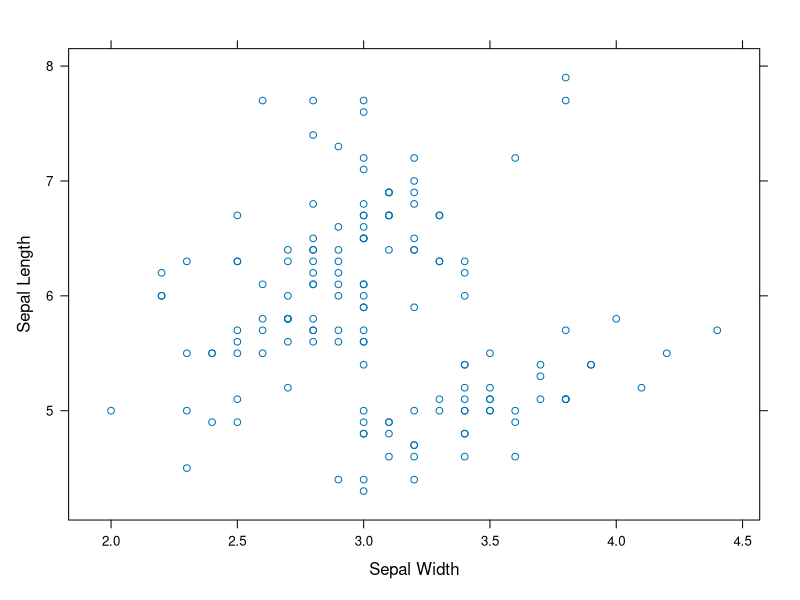
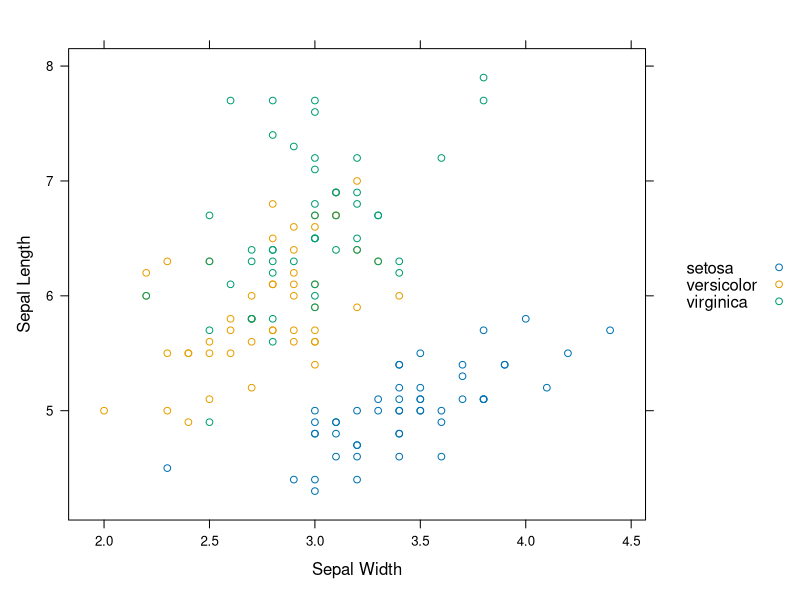
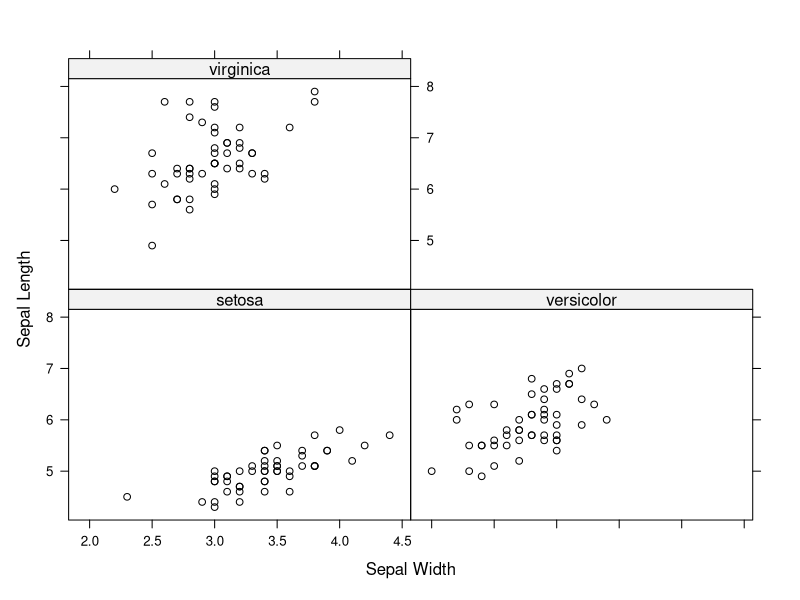
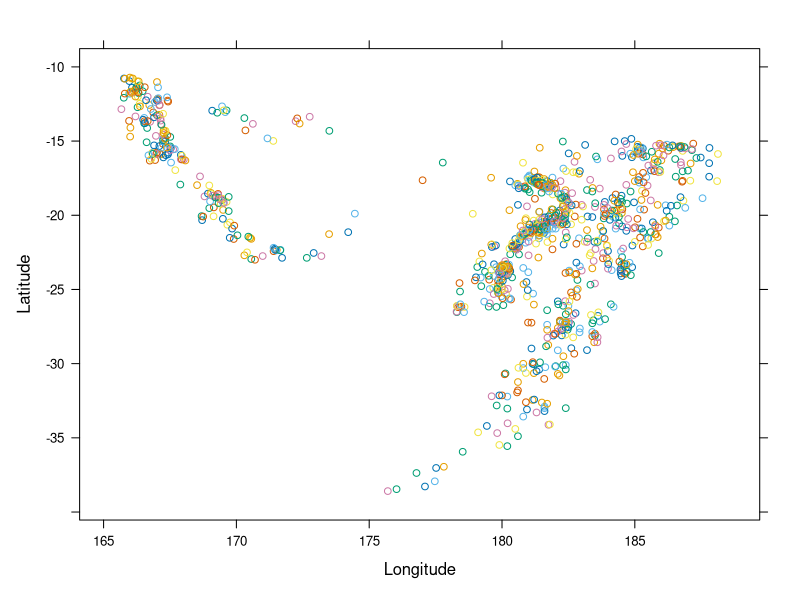
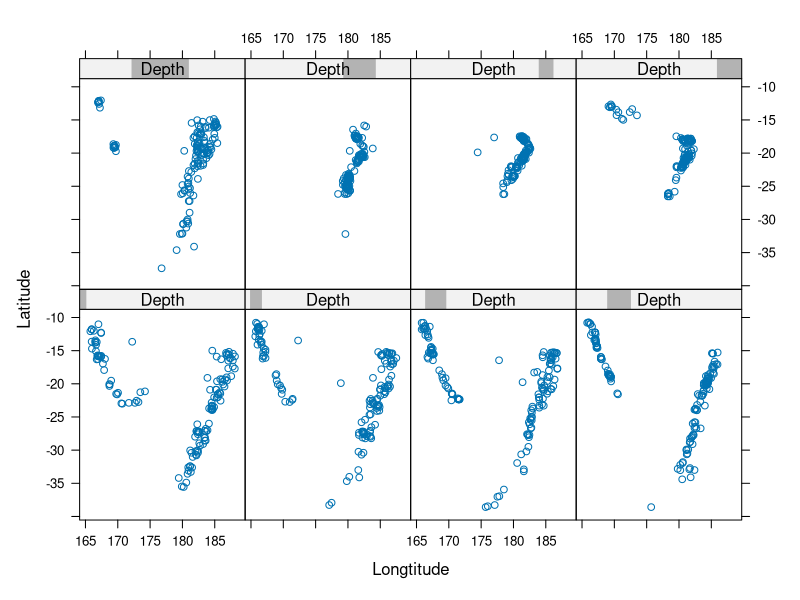
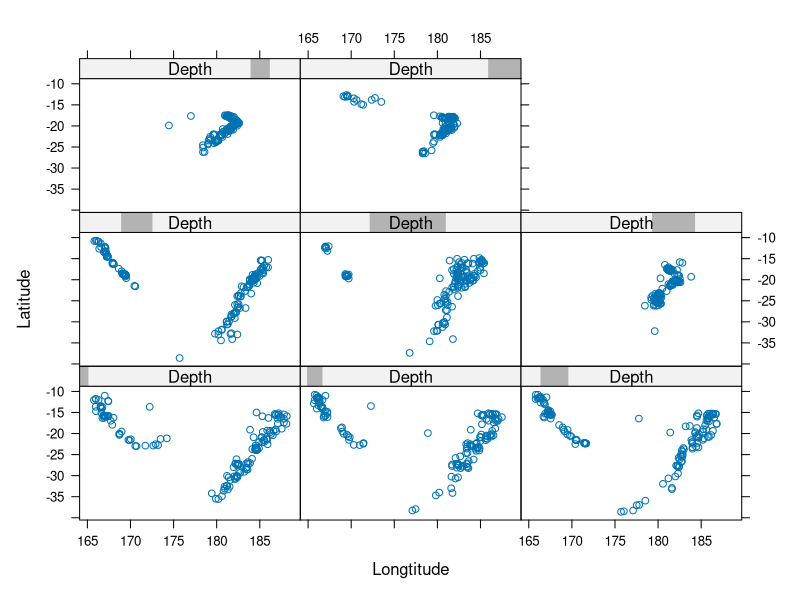
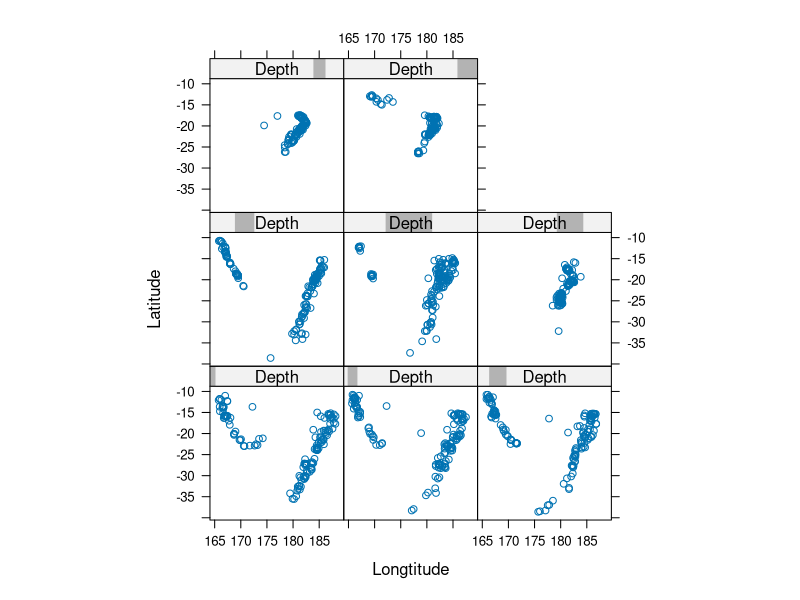
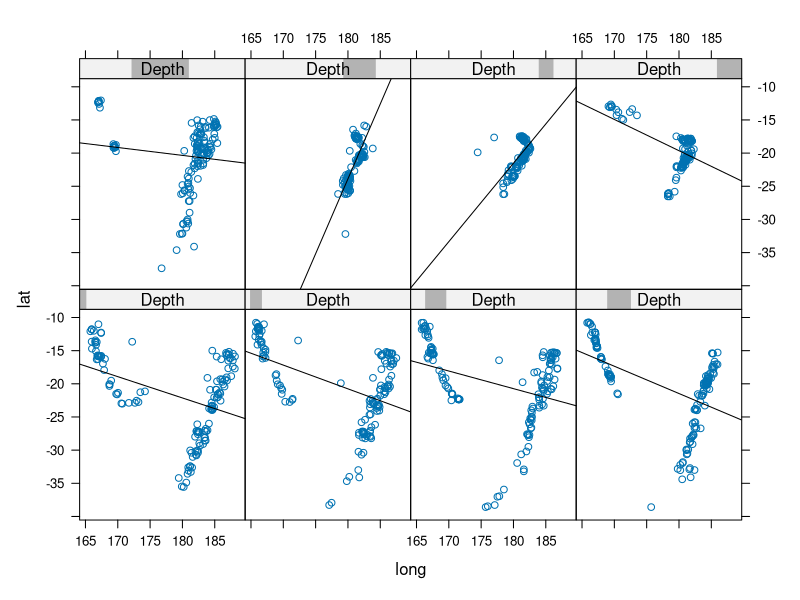

The R script that drew these images, in order:
## ---- chunk 1
knitr::opts_chunk$set(echo = TRUE)
## ---- chunk 2
library(lattice)
library(car)
## ---- chunk 3
data(iris)
## ---- chunk 4
xyplot(Sepal.Length ~ Sepal.Width, data = iris,
       xlab = "Sepal Width",
       ylab = "Sepal Length")
## ---- chunk 5
xyplot(Sepal.Length ~ Sepal.Width, data=iris, 
       groups=iris$Species, # use groups argument
       auto.key=list(text=c("setosa", "versicolor", "virginica")),
       xlab = "Sepal Width",
       ylab = "Sepal Length")
## ---- chunk 6
xyplot(Sepal.Length ~ Sepal.Width | Species, data=iris, # add conditioning statement
       pch=1, col="black",
       xlab = "Sepal Width",
       ylab = "Sepal Length")
## ---- chunk 7
data(quakes)
## ---- chunk 8
# Create shingles
Depth = equal.count(quakes$depth, number = 8, overlap = .1)

# Plot graph using supposition
xyplot(lat ~ long, data = quakes,
       groups = Depth,
       xlab = "Longitude",
       ylab = "Latitude")
## ---- chunk 9
# Plot graph using juxtaposition
xyplot(lat ~ long | Depth, data = quakes,
       xlab = "Longtitude",
       ylab = "Latitude")
## ---- chunk 10
# Use layout argument
xyplot(lat ~ long | Depth, data = quakes,
       layout = c(3, 3, 1),
       xlab = "Longtitude",
       ylab = "Latitude")
## ---- chunk 11
# Use aspect argument
xyplot(lat ~ long | Depth, data = quakes,
       aspect = 1,
       layout = c(3, 3, 1),
       xlab = "Longtitude",
       ylab = "Latitude")
## ---- chunk 12
# Use the panel function argument
xyplot(lat ~ long | Depth, data = quakes,
       panel = function(x,y,subscripts,...){
           panel.points(x,y,...)
           panel.lmline(x,y,...) })
## ---- chunk 13
data(Duncan)
## ---- chunk 14
histogram(~ prestige, data=Duncan, 
          type="count", # can take 'count', 'percent', or 'density'
          nint = 10, # number of bins
          endpoints = c(0, 100)
          )
## ---- chunk 15
densityplot(~ prestige, data = Duncan,
            col = "black",
            plot.points = F # specify whether to have data points
            )
## ---- chunk 16
b <- with(Duncan, do.breaks(range(income), 3))

xyplot(~income | type, data=Duncan,
       xlim = range(b), ylim = c(0, 0.04),
       panel = function(x){
           panel.histogram(x, 
                           breaks = b, 
                           col="gray80")
           panel.densityplot(x, 
                             darg =list(n=100),
                             col="red",
                             lwd=1.5,
                             plot.points=F)
       })
## ---- chunk 17
bwplot(len ~ supp | dose,  data = ToothGrowth,
       layout = c(3, 1),
        xlab = "Dose", ylab = "Length")
## ---- chunk 18
bwplot(len ~ supp | dose,  data = ToothGrowth,
       layout = c(3, 1), 
       panel = panel.violin, # specify panel argument to make violin plot
        xlab = "Dose", ylab = "Length")
## ---- chunk 19
dotplot(len ~ supp | dose,  data = ToothGrowth,
       layout = c(3, 1),
        xlab = "Dose", ylab = "Length")
## ---- chunk 20
cloud(depth ~ lat * long, data=quakes)
## ---- chunk 21
cloud(depth ~ lat * long, data=quakes,
      screen = list(z = 105, x = -70))
